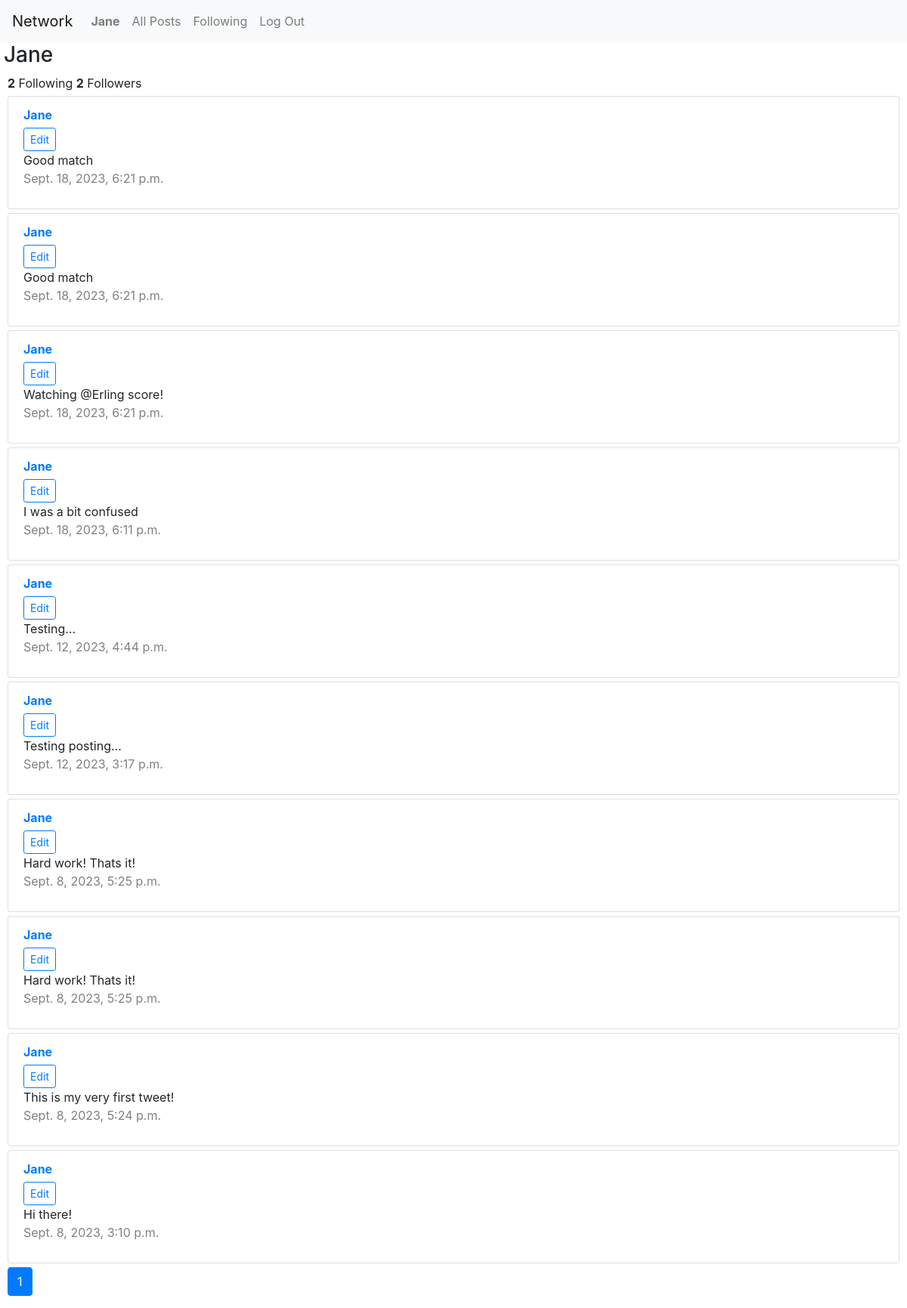
Page /profile/Jane (signed in) on the earlier database version.
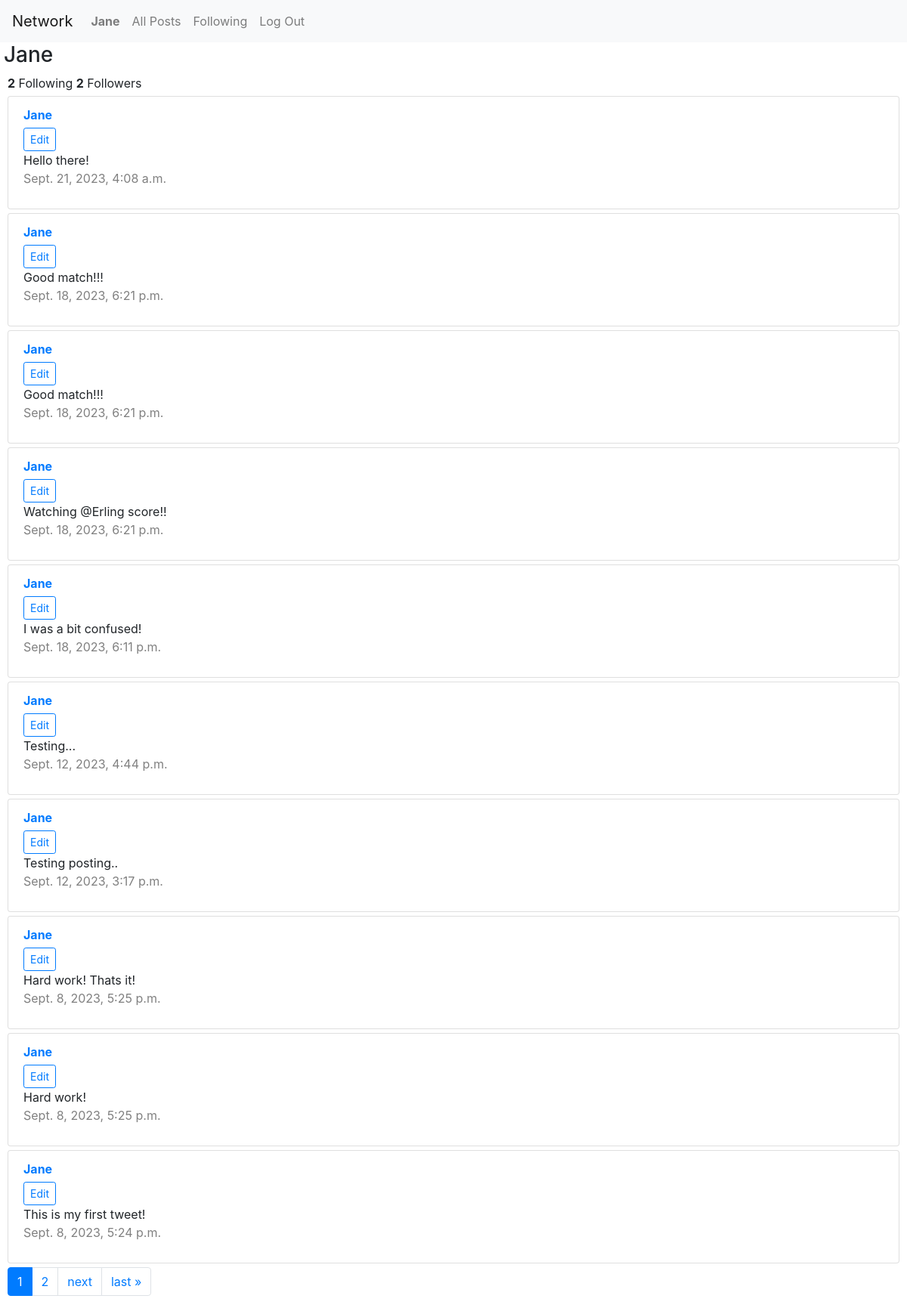
Same page on the later database version.
### network/models.py (models this page shows, shortened)
class User(AbstractUser):
    following = models.ManyToManyField('self', symmetrical=False, blank=True, related_name='followers')

class Post(models.Model):
    user = models.ForeignKey(User, on_delete=models.CASCADE, related_name="posts")
    content = models.TextField()
    created_at = models.DateTimeField(auto_now_add=True)

### network/views.py (the view)
# urls.py: path("profile/<str:username>", views.profile, name="profile"),
@login_required
def profile(request, username):
    current_user = request.user
    profile_user = User.objects.get(username=username)
    followers = profile_user.followers.all()
    following = profile_user.following.all()
    posts_for_specific_user = Post.objects.filter(user__username=username).order_by('-created_at')
    page_obj = paginate(request, posts_for_specific_user)
    return render(request, "network/profile.html",{
        'profile_user': profile_user,
        'current_user': current_user,
        'followers': followers,
        'following': following,
        'page_obj': page_obj})

### network/views.py (called while the page is built)
def paginate(request, posts):
    paginator = Paginator(posts, 10)  # Show 10 contacts per page.
    page_number = request.GET.get("page")
    page_obj = paginator.get_page(page_number)
    return page_obj

### network/templates/network/profile.html (shortened to what this page needs)
{% extends "network/layout.html" %}
{% load static %}
{% block body %}
    <div>
        <h3>{{ profile_user.username }}</h3>
        <div class="follower-following">
            <strong>{{ following|length }}</strong> Following
            <strong class="indented">{{ followers|length }}</strong> Followers
        </div>
    </div>
    <div>
       {% include 'network/post_list.html' with posts=posts %}
    </div>
{% endblock %}

### network/templates/network/layout.html (shortened to what this page needs)
{% load static %}
<!DOCTYPE html>
<html lang="en">
    <head>
        <link rel="stylesheet" href="https://stackpath.bootstrapcdn.com/bootstrap/4.4.1/css/bootstrap.min.css">
        <link href="{% static 'network/styles.css' %}" rel="stylesheet">
        <link rel="stylesheet" href="https://cdnjs.cloudflare.com/ajax/libs/font-awesome/6.4.2/css/all.min.css" />
    </head>
    <body>
        <nav class="navbar navbar-expand-lg navbar-light bg-light">
            <a class="navbar-brand" href="#">Network</a>
            <div>
              <ul class="navbar-nav mr-auto">
                {% if user.is_authenticated %}
                    <li class="nav-item">
                        <a class="nav-link" href="{% url 'profile' username=user.username %}"><strong>{{ user.username }}</strong></a>
                    </li>
                {% endif %}
                <li class="nav-item">
                  <a class="nav-link" href="{% url 'index' %}">All Posts</a>
                </li>
                {% if user.is_authenticated %}
                    <li class="nav-item">
                        <a class="nav-link" href="{% url 'following' %}">Following</a>
                    </li>
                    <li class="nav-item">
                        <a class="nav-link" href="{% url 'logout' %}">Log Out</a>
                    </li>
                {% endif %}
              </ul>
            </div>
          </nav>
        <div class="body">
            {% block body %}
            {% endblock %}
        </div>
    </body>
</html>

### network/templates/network/post_list.html (shortened to what this page needs)
{% load static %}
<ul class="list-group">
    {% for post in page_obj %}
        <div id="post" data-post-id="{{ post.id }}">
            <li class="list-group-item">
                <strong><a href="{% url 'profile' username=post.user.username %}">{{ post.user.username }}</a></strong> <br>
                {% if user.is_authenticated %}
                    {% if user == post.user %}
                        <button class="btn btn-sm btn-outline-primary edit-button" data-toggle="modal" data-target="#modal_edit_post_{{ post.id }}">Edit</button><br>
                    {% endif%}
                {% endif%}
                <div class="post-content" id="content_{{ post.id }}">
                    {{ post.content }}
                </div>
                <p class="date">{{ post.created_at }}</p>
            </li>
        </div>
    {% endfor %}
</ul>
<span class="step-links">
    <nav aria-label="Page navigation">
        <ul class="pagination">
                {% for page_num in page_obj.paginator.page_range %}
                    <li class="page-item {% if page_num == page_obj.number %}active{% endif %}">
                        <a class="page-link" href="{% url 'index' %}?page={{ page_num }}">{{ page_num }}</a>
                    </li>
                {% endfor %}
            {% if page_obj.has_next %}
                <li class="page-item"><a class="page-link" href="{% url 'index' %}?page={{ page_obj.next_page_number }}">next</a></li>
                <li class="page-item"><a class="page-link" href="{% url 'index' %}?page={{ page_obj.paginator.num_pages }}">last &raquo;</a></li>
            {% endif %}
        </ul>
    </nav>
</span>

### network/static/network/styles.css (style rules this page uses)
h1, h3 { margin-left: 5px; }
.list-group-item, .follower-following, .pagination { margin-left: 10px; margin-right: 10px; margin-top: 5px; }
.btn { margin-top: 5px; }
.date { color: grey; }

Differences in the rows shown:
no longer on this page (row unchanged): Post: user.username "Jane", content "Hi there!", created_at "Sept. 8, 2023, 3:10 p.m."
added Post: user.username "Jane", content "Hello there!", created_at "Sept. 21, 2023, 4:08 a.m."
changed Post (number 2 of 10 on the later page): content "Good match" → "Good match!!!"
changed Post (number 3 of 10 on the later page): content "Good match" → "Good match!!!"
changed Post: content "Watching @Erling score!" → "Watching @Erling score!!"
changed Post: content "I was a bit confused" → "I was a bit confused!"
changed Post: content "Testing posting..." → "Testing posting.."
changed Post: content "Hard work! Thats it!" → "Hard work!"
changed Post: content "This is my very first tweet!" → "This is my first tweet!"
Other differences:
new list line: "2"
text now shown: "next last »"
